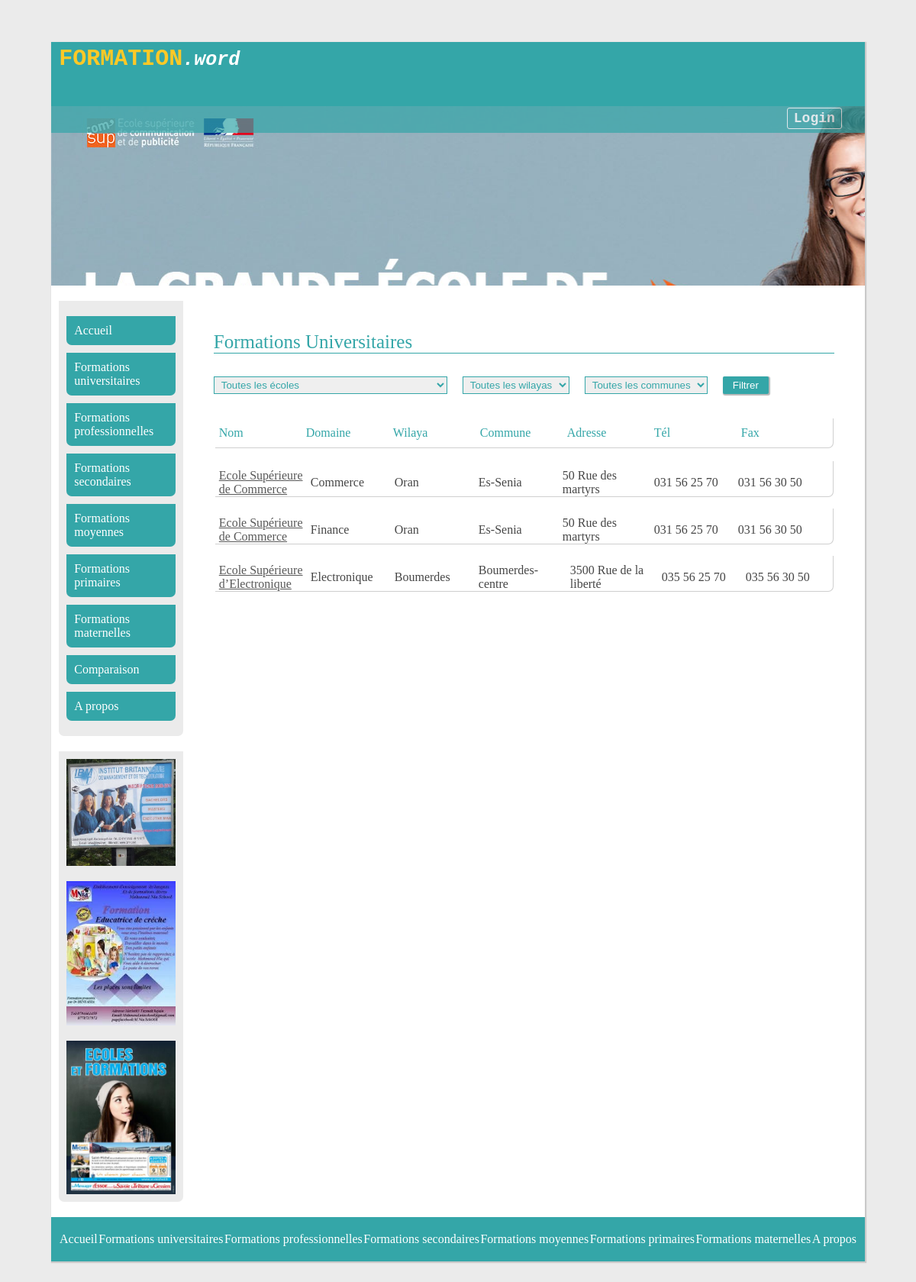
The app's page /index.php?action=univercitaire with its own data.
### tables this page shows
CREATE TABLE IF NOT EXISTS `ecole_domaine` (
  `idEcole` int(11) NOT NULL,
  `domaineFormation` varchar(50) NOT NULL,
  PRIMARY KEY (`idEcole`,`domaineFormation`)
);

CREATE TABLE IF NOT EXISTS `ecoleformation` (
  `idEcole` int(11) NOT NULL AUTO_INCREMENT,
  `nomEcole` varchar(500) NOT NULL,
  `wilaya` varchar(500) NOT NULL,
  `commune` varchar(500) NOT NULL,
  `adresse` varchar(500) NOT NULL,
  `telEcole` varchar(500) NOT NULL,
  `categorie` varchar(500) NOT NULL,
  `fax` varchar(255) DEFAULT NULL,
  PRIMARY KEY (`idEcole`)
);

### controller/controller.ctr.php (called while the page is built, shortened)
<?php
class Controller {
    public function setDb($db) {
        $this->db = $db;
        return $this;
    }
}

### modele/manager/manager.mng.php (called while the page is built, shortened)
<?php
class Manager
{
    public function setDb($db) {
        $this->db = $db;
        return $this;
    }
}

### controller/ecole.ctr.php (called while the page is built, shortened)
<?php
class EcoleCTR extends Controller {
    public function getListByCategorie($categorie){
        $ecole_mng = new EcoleMNG($this->db);
        return $ecole_mng->getListByCategorie($categorie);
    }
}

### modele/manager/ecole.mng.php (called while the page is built, shortened)
<?php
class EcoleMNG extends Manager {
    public function getListByCategorie($categorie){
        if(($categorie != 'universitaire') && ($categorie != 'professionnelle')){
            $req = $this->db->prepare('select * from ecoleformation where categorie like ?');
        }else{
            $req = $this->db->prepare('select * from ecoleformation , ecole_domaine  where categorie like ? and ecoleformation.idEcole = ecole_domaine.idEcole');
        }
        $req->execute(array($categorie));
        $list = array();
        while($donnees = $req->fetch()){
            $list[] = new Ecole($donnees);
        }
        return $list;
    }
}

### modele/entity/entity.class.php (called while the page is built, shortened)
<?php
class Entity
{
    public function hydrate(array $donnee)
    {
        foreach($donnee as $key => $value){
            $method = 'set'.ucfirst($key);
        }
    }
}

### modele/entity/ecole.class.php (called while the page is built, shortened)
<?php
class Ecole extends Entity{
    private $nomEcole;
    private $wilaya;
    private $commune;
    private $adresse;
    private $telEcole;
    private $fax;
    private $domaineFormation;
    function getNomEcole() {
        return $this->nomEcole;
    }
    function getWilaya() {
        return $this->wilaya;
    }
    function getCommune() {
        return $this->commune;
    }
    function getAdresse() {
        return $this->adresse;
    }
    function getTelEcole() {
        return $this->telEcole;
    }
    function getFax() {
        return $this->fax;
    }
    function setNomEcole($nomEcole) {
        $this->nomEcole = $nomEcole;
    }
    function setWilaya($wilaya) {
        $this->wilaya = $wilaya;
    }
    function setCommune($commune) {
        $this->commune = $commune;
    }
    function setAdresse($adresse) {
        $this->adresse = $adresse;
    }
    function setTelEcole($telEcole) {
        $this->telEcole = $telEcole;
    }
    function setFax($fax) {
        $this->fax = $fax;
    }
    function getDomaineFormation() {
        return $this->domaineFormation;
    }
    function setDomaineFormation($domaineFormation) {
        $this->domaineFormation = $domaineFormation;
    }
}

### view/table_ecole_12.php (the view, shortened to what this page needs)
<table class="tableEcole">
    <thead>
        <tr>
            <td>Nom</td>
            <td>Domaine</td>
            <td>Wilaya</td>
            <td>Commune</td>
            <td>Adresse</td>
            <td>Tél</td>
            <td>Fax</td>
            <td></td>
        </tr>
    </thead>
    <tbody>
        <?php
        foreach ($listEcoles as $ecole) {
            echo '<tr>';
            echo '<td><a href="#" style="color: rgb(88,88,88);">' . $ecole->getNomEcole() .'</a></td>';
            echo '<td>' . $ecole->getDomaineFormation() .'</td>';
            echo '<td>' . $ecole->getWilaya() .'</td>';
            echo '<td>' . $ecole->getCommune() .'</td>';
            echo '<td>' . $ecole->getAdresse() .'</td>';
            echo '<td>' . $ecole->getTelEcole() .'</td>';
            echo '<td>' . $ecole->getFax() .'</td>';
                    ?>
            <?php
            echo '</tr>';
        }
        ?>
    </tbody>
</table>

### index.php (shortened to what this page needs)
<?php
$ecole_ctr = new EcoleCTR(connection());
if(isset($_GET['action'])){
    switch ($_GET['action']){
        case "univercitaire":
            $listEcoles = $ecole_ctr->getListByCategorie('universitaire');
            require './view/univercitaires.php';
            break;
    }
}else{
    require './view/accueil.php';
}
function connection(){
        try{
            $db = new PDO('mysql:host=localhost;dbname=projetweb','root','',array(PDO::ATTR_ERRMODE => PDO::ERRMODE_EXCEPTION));
        }catch(Exception $e){
            die('Erreur : '.$e->getMessage());
        }
        return $db;
   }

### view/univercitaires.php (shortened to what this page needs)
<div class="titrePageForm">
    <label>Formations Universitaires</label>
</div>
<?php
require './view/filtre.php';
require './view/table_ecole_12.php';
?>
<?php $contenu = ob_get_clean(); ?>
<?php require('view/template.php'); ?>

### view/filtre.php (shortened to what this page needs)
<div class="filtre">
    <div>
        <select class="selectFiltre">
            <option> Toutes les écoles</option>
        </select>
    </div>
    <div>
        <select class="selectFiltre">
            <option>Toutes les wilayas</option>
        </select>
    </div>
    <div>
        <select class="selectFiltre">
            <option>Toutes les communes</option>
        </select>
    </div>
    <div>
        <input type="button" value="Filtrer" class="btnFiltrer"/>
    </div>
</div>

### view/template.php (shortened to what this page needs)
<html>
    <head>
        <link rel="stylesheet" href="public/css/style.css" />
    </head>
    <body>
        <div class="site">
            <header>
                <div id="logo">
                    <label>FORMATION<em>.word</em></label>
                </div>
                <div class="diaporama">
                    <div class="lienLogin">
                        <?php
                        if(isset($_SESSION['login'])){
                            if($_SESSION['login']){
                                ?>
                        <a href="index.php?action=logout">Logout</a>
                        <?php
                            }else{
                                ?>
                        <a href="index.php?action=login">Login</a>
                        <?php
                            }
                        }else{
                            ?>
                        <a href="index.php?action=login">Login</a>
                        <?php
                        }
                        ?>
                    </div>
                </div>
            </header>
            <div class="menu_pub_contenu">
                <div class="menu_pub">
                    <div class="menu">
                        <div><a href="index.php?action=accueil">Accueil</a></div>
                        <div><a href="index.php?action=univercitaire">Formations universitaires</a></div>
                        <div><a href="index.php?action=professionnelle">Formations professionnelles</a></div>
                        <div><a href="index.php?action=secondaire">Formations secondaires</a></div>
                        <div><a href="index.php?action=moyenne">Formations moyennes</a></div>
                        <div><a href="index.php?action=primaire">Formations primaires</a></div>
                        <div><a href="index.php?action=maternelle">Formations maternelles</a></div>
                        <div><a href="index.php?action=comparaison">Comparaison</a></div>
                        <div><a href="index.php?action=apropos">A propos</a></div>
                    </div>
                    <div class="pub">
                        <div>
                            <img src="./public/img/pub1.jpg"/>
                        </div>
                        <div>
                            <img src="./public/img/pub2.jpg"/>
                        </div>
                        <div>
                            <img src="./public/img/pub3.jpg"/>
                        </div>
                    </div>
                </div>
                <div class="contenu">
                    <?php echo $contenu; ?>
                </div>
            </div>
            <footer>
                <div><a href="index.php?action=accueil">Accueil</a></div>
                <div><a href="index.php?action=univercitaire">Formations universitaires</a></div>
                <div><a href="index.php?action=professionnelle">Formations professionnelles</a></div>
                <div><a href="index.php?action=secondaire">Formations secondaires</a></div>
                <div><a href="index.php?action=moyenne">Formations moyennes</a></div>
                <div><a href="index.php?action=primaire">Formations primaires</a></div>
                <div><a href="index.php?action=maternelle">Formations maternelles</a></div>
                <div><a href="index.php?action=apropos">A propos</a></div>
            </footer>
        </div>
    </body>
</html>

### public/css/style.css (style rules this page uses)
body { background-color: #ebebeb; display: flex; justify-content: center; align-items: center; }
.site { width: 90%; margin: 4%; background-color: #ffffff; box-shadow: 1px 1px 1px 1px #c9c9c9; }
.menu_pub_contenu { margin: 20px 20px 0 10px; display: flex; }
#logo { height: 10%; background-color: #34a6a8; padding: 5px 0 0 10px; }
#logo label { font-family: monospace; font-size: 30px; color: #ffc926; font-weight: bold; }
#logo em { font-size: 25px; color: #ffffff; }
.diaporama { display: flex; flex-direction: column; height: 30%; background-image: url('../img/5.jpg'); animation: 9s diapo1 infinite normal; }
.menu_pub { width: 20%; }
.menu { background-color: #ebebeb; padding: 10px 10px 10px 10px; border-radius: 0 0 7px 7px; }
.menu div { padding: 10px 10px 10px 10px; margin: 10px 0 10px 0; background-color: #34a6a8; border-radius: 0 0 7px 7px; }
.menu a { color: #ffffff; font-size: 16px; text-decoration: none; }
.pub { margin: 20px 0 0 0; background-color: #ebebeb; border-radius: 0 0 7px 7px; }
.pub div { padding: 10px 10px 10px 10px; }
.pub img { width: 100%; }
footer { margin: 20px 0 0 0; padding: 20px 10px 20px ; background-color: #34a6a8; display: flex; justify-content: space-around; }
footer a { color: #ffffff; font-size: 16px; text-decoration: none; }
.contenu { margin: 40px 20px 20px 40px; width: 100%; }
.tableEcole { width: 100%; }
.tableEcole tr { display: block; margin: 0 0 15px 0; width: 100%; border-bottom: 1px solid #cfcfcf; border-right: 1px solid #cfcfcf; border-radius: 0 0 7px 0; }
.tableEcole td { display: inline-block; padding: 10px 5px 0 5px; min-width: 100px; max-width: 110px; color: rgb(70,70,70); }
.tableEcole thead td { color: #34a6a8; }
.filtre { display: flex; margin: 0 0 30px 0; }
.filtre div { margin: 0 20px 0 0; }
.selectFiltre { padding: 2px 5px 2px 5px; border-color: #34a6a8; color: #34a6a8; }
.btnFiltrer { padding: 4px 13px 4px 13px; background-color: #34a6a8; border-style: none; border-radius: 2px 2px 2px 2px; color: #ffffff; box-shadow: 1px 1px 1px 1px #b8b8b8; }
.titrePageForm { color: #34a6a8; font-size: 25px; margin: 0 0 30px 0; border-bottom: 1px solid #34a6a8; }
.lienLogin { background-color: #34a6a8; padding: 2px 30px 5px 15px; opacity: 0.7; display: flex; justify-content: flex-end; }
.lienLogin a { color: #ffffff; font-family: monospace; font-weight: bold; font-size: 18px; text-decoration: none; border: 1px solid #ffffff; border-radius: 3px 3px 3px 3px; padding: 3px 8px 3px 8px; }

### records on screen
ecole_domaine: idEcole.nomEcole "Ecole Supérieure de Commerce", domaineFormation "Commerce", idEcole.wilaya "Oran", idEcole.commune "Es-Senia", idEcole.adresse "50 Rue des martyrs", idEcole.telEcole "031 56 25 70", idEcole.fax "031 56 30 50"
ecole_domaine: idEcole.nomEcole "Ecole Supérieure de Commerce", domaineFormation "Finance", idEcole.wilaya "Oran", idEcole.commune "Es-Senia", idEcole.adresse "50 Rue des martyrs", idEcole.telEcole "031 56 25 70", idEcole.fax "031 56 30 50"
ecole_domaine: idEcole.nomEcole "Ecole Supérieure d’Electronique", domaineFormation "Electronique", idEcole.wilaya "Boumerdes", idEcole.commune "Boumerdes-centre", idEcole.adresse "3500 Rue de la liberté", idEcole.telEcole "035 56 25 70", idEcole.fax "035 56 30 50"
